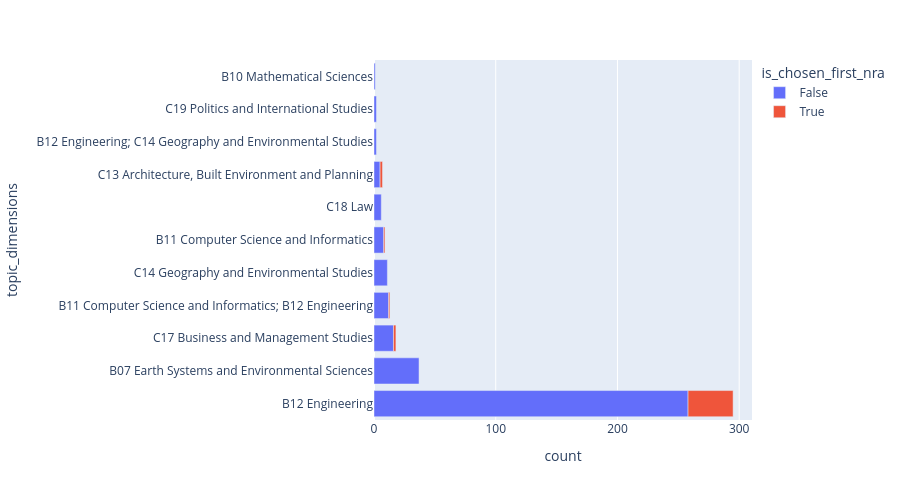

The cell this chart's notebook holds for it:
### Code cell
plot_histogram(
    df_dimensions_filtering_topic,
    "topic_dimensions",
    reference_colunm="is_chosen_first_nra",
    min_count_to_keep=1,
    height=500,
)

### Figure 1 — Plotly figure (JSON) as saved in the notebook; plotly's stock layout.template omitted (floating-point values rounded to 4 significant figures)
{"data": [{"hovertemplate": "is_chosen_first_nra=False<br>count=%{x}<br>topic_dimensions=%{y}<extra></extra>", "legendgroup": "False", "marker": {"color": "#636efa", "pattern": {"shape": ""}}, "name": "False", "orientation": "h", "showlegend": true, "textposition": "auto", "type": "bar", "x": [258, 37, 16, 12, 11, 8, 6, 5, 2, 2, 1], "xaxis": "x", "y": ["B12 Engineering", "B07 Earth Systems and Environmental Sciences", "C17 Business and Management Studies", "B11 Computer Science and Informatics; B12 Engineering", "C14 Geography and Environmental Studies", "B11 Computer Science and Informatics", "C18 Law", "C13 Architecture, Built Environment and Planning", "B12 Engineering; C14 Geography and Environmental Studies", "C19 Politics and International Studies", "B10 Mathematical Sciences"], "yaxis": "y"}, {"hovertemplate": "is_chosen_first_nra=True<br>count=%{x}<br>topic_dimensions=%{y}<extra></extra>", "legendgroup": "True", "marker": {"color": "#EF553B", "pattern": {"shape": ""}}, "name": "True", "orientation": "h", "showlegend": true, "textposition": "auto", "type": "bar", "x": [37, 2, 2, 1, 1], "xaxis": "x", "y": ["B12 Engineering", "C13 Architecture, Built Environment and Planning", "C17 Business and Management Studies", "B11 Computer Science and Informatics; B12 Engineering", "B11 Computer Science and Informatics"], "yaxis": "y"}], "layout": {"barmode": "relative", "height": 500, "legend": {"title": {"text": "is_chosen_first_nra"}, "tracegroupgap": 0}, "margin": {"t": 60}, "xaxis": {"anchor": "y", "domain": [0, 1], "title": {"text": "count"}}, "yaxis": {"anchor": "x", "domain": [0, 1], "title": {"text": "topic_dimensions"}}}}
